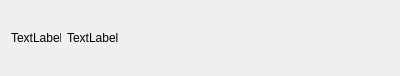
<?xml version="1.0" encoding="UTF-8"?>
<ui version="4.0">
 <class>FriendItem</class>
 <widget class="QWidget" name="FriendItem">
  <property name="geometry">
   <rect>
    <x>0</x>
    <y>0</y>
    <width>400</width>
    <height>76</height>
   </rect>
  </property>
  <property name="windowTitle">
   <string>Form</string>
  </property>
  <layout class="QHBoxLayout" name="horizontalLayout">
   <item>
    <widget class="QLabel" name="label_head">
     <property name="minimumSize">
      <size>
       <width>50</width>
       <height>50</height>
      </size>
     </property>
     <property name="maximumSize">
      <size>
       <width>50</width>
       <height>50</height>
      </size>
     </property>
     <property name="text">
      <string>TextLabel</string>
     </property>
    </widget>
   </item>
   <item>
    <widget class="QLabel" name="label_name">
     <property name="text">
      <string>TextLabel</string>
     </property>
    </widget>
   </item>
  </layout>
 </widget>
 <resources/>
 <connections/>
</ui>
